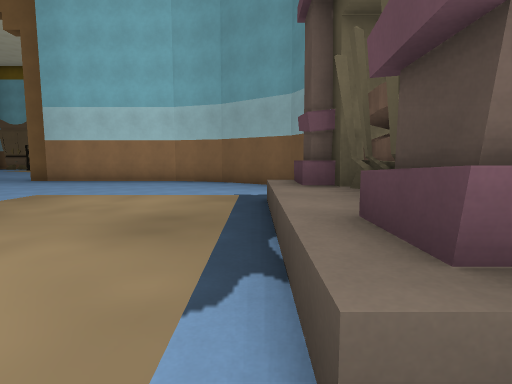
view 1 (above)

17 first-person views from a walk through a 3-D level made in the Godot game engine. The camera is 1.3 m above the floor, tilts 6° down and sees 80° across. The floor is counted in squares, 2 m on a side. Each view is taken from the middle of a square. On the plan, view 1 faces up. The plan holds only what a view shows up to about 10 squares ahead; the rest is blank. Some surface patterns are stand-ins.

view 2
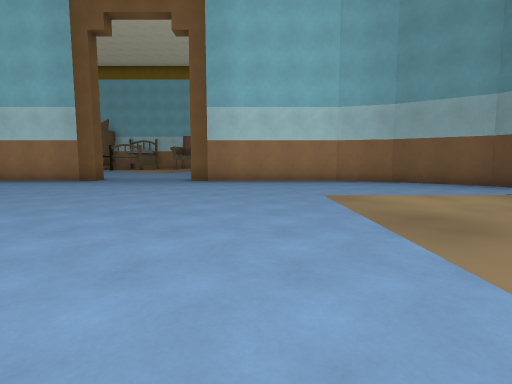

view 3
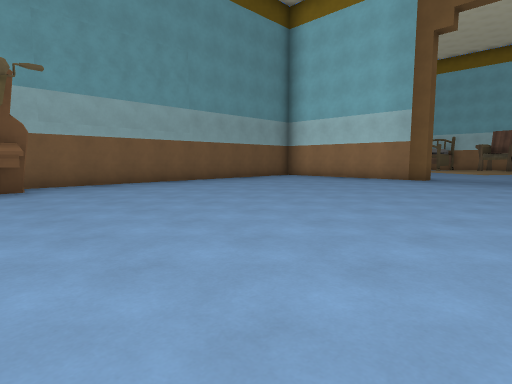

view 4
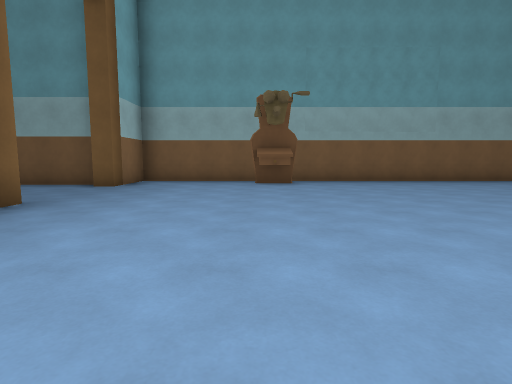

view 5
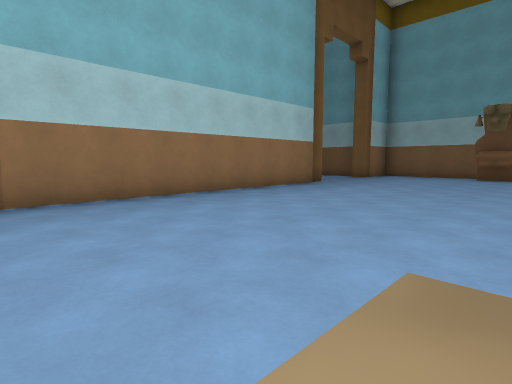

view 6
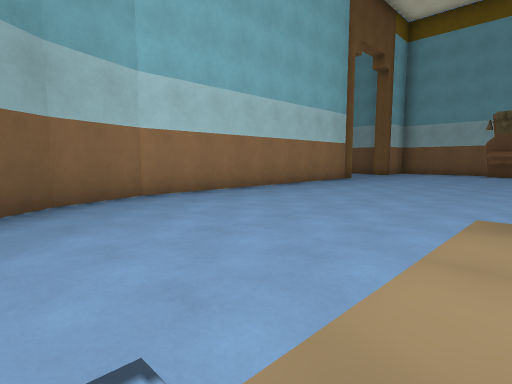

view 7
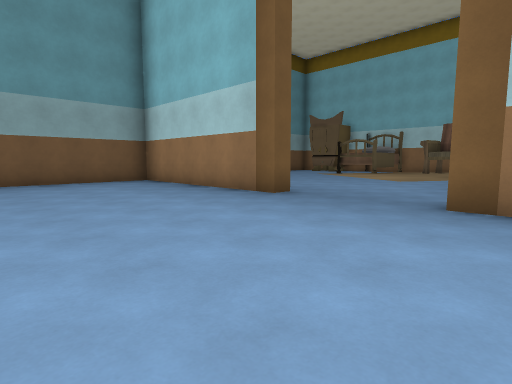

view 8
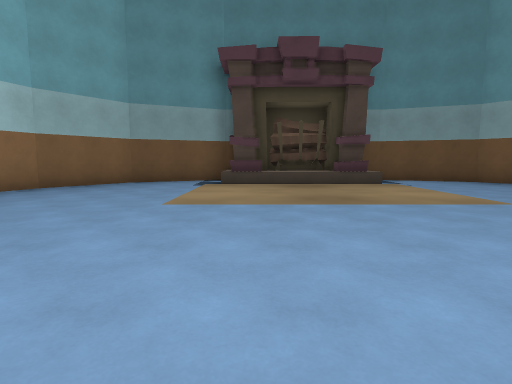

view 9
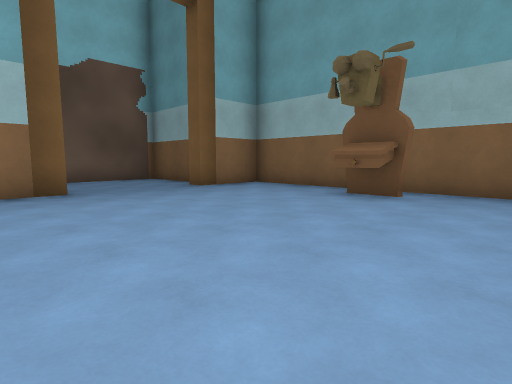

view 10
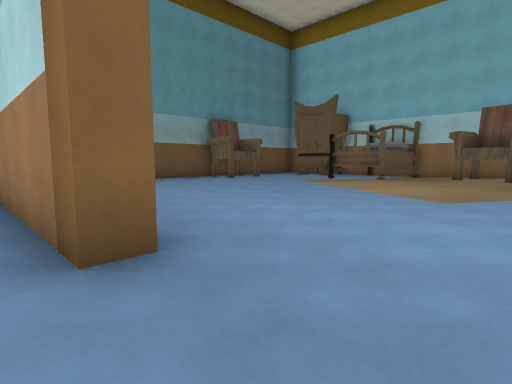

view 11
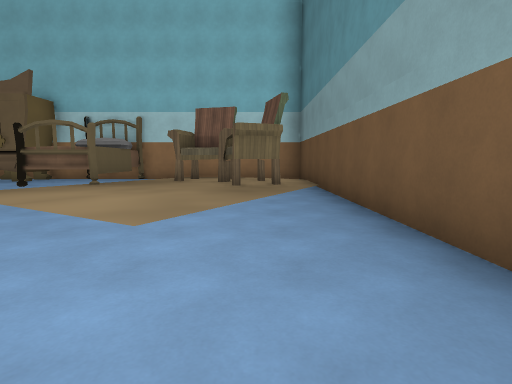

view 12
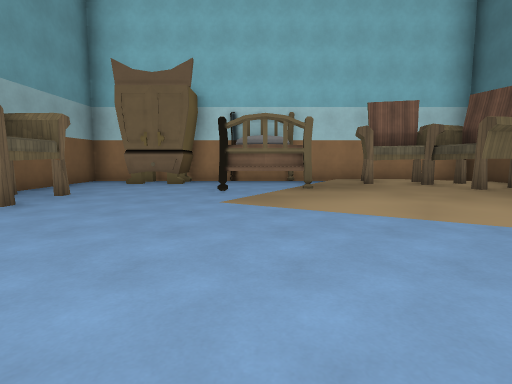

view 13
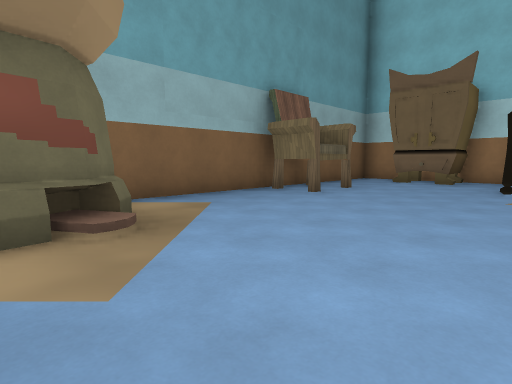

view 14
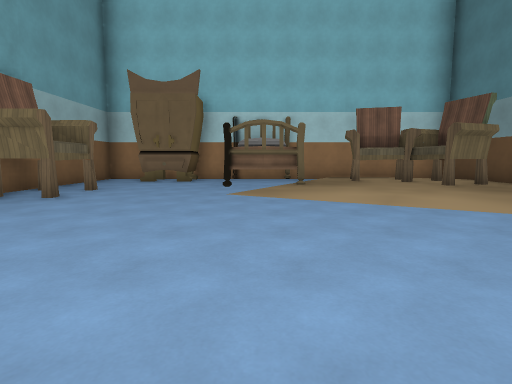

view 15
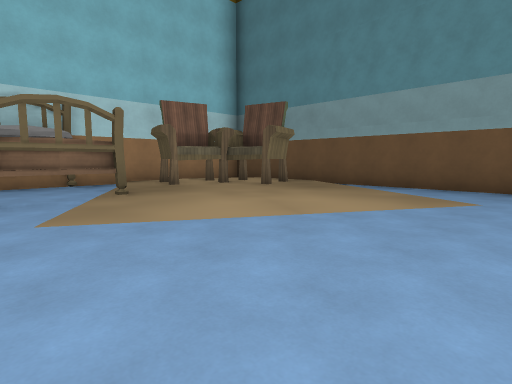

view 16
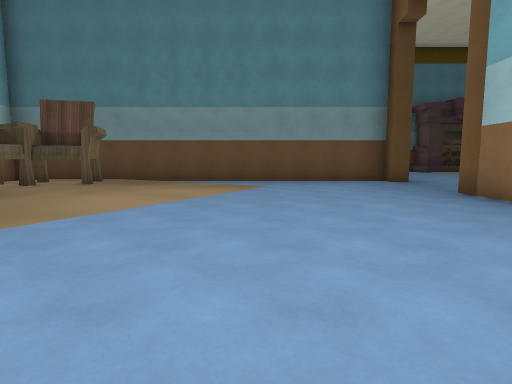

view 17
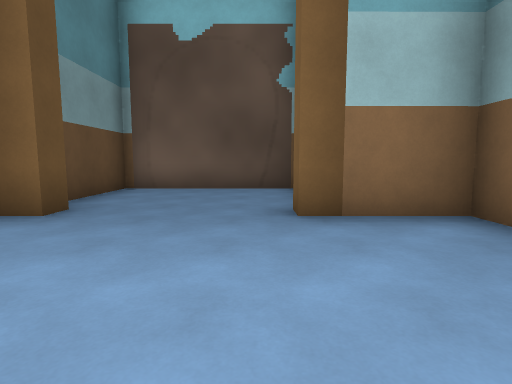

### Floor plan
Points are (right, up) in squares from view 1. A wall is a line through its corners. A room is listed if a view was taken in it or the views show most of it. See-through windows are left out.
Room 1 (views 1, 2, 3, 4, 5, 6, 7, 8, 9, 10, 17)
walls: (-10.5, -5) (-10.5, -4.5) (-2.5, -4.5) (-1, -4) (1, -2.5) (2, 0) (2, 0.5); (-10, 9.5) (-15.5, 9.5) (-15.5, -4.5) (-13.5, -4.5) (-13.5, -5); (0.6, 0.8) (0.6, 1.8); (0.6, 3.9) (0.6, 4.8); (1, 3.6) (1, 3.9); (1.2, 2.1) (1.2, 3.6); (1.2, 3) (1.2, 3.6); (-14, -5.2) (-14, -7.2); (1.4, 1.7) (1.2, 2.5); (2, 4.9) (0.9, 7.6) (-1, 9) (-2.5, 9.5) (-7, 9.5); (-13.9, -8) (-10, -8) (-10, -5.8)
low walls: (0.6, 0.6) (0.2, 0.6) (0.2, 5)
ways out: opening at (-8.5, 10) to room 2
objects: phone (-14, -1) to (-14, 0)
Room 2 (views 11, 12, 13, 14, 15, 16)
walls: (-11.9, 18.4) (-13.8, 18.5); (-12, 18.5) (-12.8, 18.4); (-12, 21.5) (-18, 21.5) (-18, 12.8); (-16.5, 12.3) (-15.9, 11.8) (-15.8, 11.1); (-11.2, 10) (-10, 10) (-10, 9.5); (-7, 9.5) (-7, 10) (-6.5, 10) (-6.5, 21.5) (-11.8, 21.5)
low walls: (-16.1, 12.2) (-16.5, 11.9) (-16.3, 11.5)
ways out: opening at (-8.5, 10) to room 1
objects: chair (-17, 17); closet (-16, 20) to (-15, 21); bed (-14, 20); other object (-13, 21); chair (-10, 20) to (-9, 20); chair (-8, 18) to (-8, 19)

Positions as (right, up) in squares from view 1, and headings:
1: (0, 0), facing up
2: (-5, 0), facing up
3: (-7, -1), facing up-left
4: (-6, -1), facing left
5: (-2, 1), facing down-left
6: (0, 1), facing down-left
7: (-6, 5), facing up-left
8: (-8, 4), facing right
9: (-9, 2), facing down-left
10: (-8, 9), facing up-left
11: (-8, 11), facing up
12: (-13, 12), facing up
13: (-13, 11), facing up-left
14: (-13, 11), facing up
15: (-14, 13), facing up-right
16: (-16, 14), facing right
17: (-13, -1), facing down
